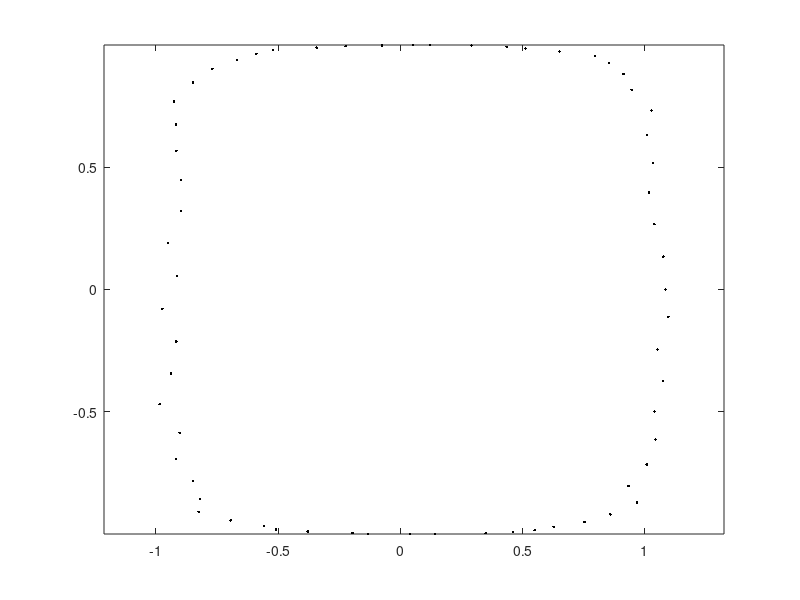

This figure's MATLAB source: (Note: this script raises an error after producing the figure.)
clf;
clear all;
rng(0);  % fix random number generator to zero
t = (0:0.1:2*pi)';
noiselevel = 0.1;

% Parametric Fernandez-Guasti squircle
%
r = 1;
s = 0.95;
x = r/(2*s) * sqrt(2 + 2*s*sqrt(2)*cos(t) + s^2*cos(2*t)) - r/(2*s)*sqrt(2 - 2*s*sqrt(2)*cos(t) + s^2*cos(2*t)) + noiselevel * rand(size(t));
y = r/(2*s) * sqrt(2 + 2*s*sqrt(2)*sin(t) - s^2*cos(2*t)) - r/(2*s)*sqrt(2 - 2*s*sqrt(2)*sin(t) - s^2*cos(2*t));

xzero = [x y];

N = length(t); %total number of points in the point cloud

plot(x, y, 'k.')
axis equal

xzero = [xzero(end, :); xzero; xzero(1, :)];

normal = zeros(N, 2);
% 
% for j=2:N+1
%     data = xzero(j-1:j+1,:);
%     normal(j-1,:) = bestfitnormal(data);
% end

% radius used to collect points for normal calculation
%
normal_radius = 0.2;
max_min_radius = 0;
for j=2:size(normal, 1)+1
    data = xzero(j-1, :);
    min_radius = 3;
    for k = 1:size(xzero, 1)
        d = norm(xzero(j-1, :) - xzero(k, :));

        if d ~= 0 && d < min_radius
            min_radius = d;
        end

        if (0 < d) && (d < normal_radius)
            data = [data; xzero(k, :)];
        end
    end

    if min_radius > max_min_radius
        max_min_radius = min_radius;
    end

    normal(j-1,:) = bestfitnormal(data);
end

max_min_radius

xzero([1, N + 2], :)=[];
alpha=0.4;
%exterior points

xplus=xzero + alpha*normal;
xminus=xzero - alpha*normal;
plot(xzero(:, 1), xzero(:,2), 'ro', 'DisplayName', 'x_j')
hold on
plot(xplus(:,1), xplus(:, 2), 'b*', 'DisplayName', 'x_j^+')
plot(xminus(:,1), xminus(:, 2), 'gd', 'DisplayName', 'x_j^-')
legend()

axis([-2 2 -2 2])
print('problem_1i.png', '-dpng')

figure(2), clf
plot3(xzero(:, 1), xzero(:, 2), zeros(N, 1), 'ro', 'DisplayName', 'x_j')
hold on
plot3(xplus(:, 1), xplus(:, 2), alpha*ones(N, 1), 'b*', 'DisplayName', 'x_j^+')
plot3(xminus(:, 1), xminus(:, 2), -alpha*ones(N, 1), 'gd', 'DisplayName', 'x_j^-')
axis([-2 2 -2 2 -3*alpha 3*alpha])
legend()
grid on
hold on

eps = 10;
% phi = @(r) exp(-(eps*r).^2); %GA
% phi = @(r) 1./sqrt(1 + (eps*r).^2); %IMQ
phi = @(r) sqrt(1 + (eps*r).^2); %MQ

M = 3*N;
RHS = [zeros(N,1); alpha*ones(N,1); -alpha*ones(N,1)];

A = zeros(M);

Xbig = [xzero; xplus; xminus];

for j = 1:M
    for k = 1:M
        A(j,k) = phi(norm(Xbig(j,:)-Xbig(k,:)));
    end
end

C = A\RHS;

[Xplot, Yplot] = meshgrid(-4:0.05:4, -4:0.05:4);

Zplot = zeros(size(Xplot));

rbf = @(Xin) C' * phi(sqrt(sum((Xbig - repmat(Xin, size(Xbig, 1), 1)).^2, 2)));

for j = 1:size(Xplot, 1)
    for k = 1:size(Yplot, 1)
        Zplot(j,k)=rbf([Xplot(j,k) Yplot(j,k)]);
    end
end

surf(Xplot, Yplot, Zplot, 'DisplayName', 'RBF Interpolant')
print('problem_1ii.png', '-dpng')

figure(3), clf
plot(xzero(:, 1), xzero(:,2), 'ro', 'DisplayName', 'x_j')
hold on
plot(xplus(:,1), xplus(:,2), 'b*', 'DisplayName', 'x_j^+')
plot(xminus(:,1), xminus(:,2), 'gd', 'DisplayName', 'x_j^-')
axis([-2 2 -2 2])
v = [-alpha, 0, alpha];
v = [0, 0.001];
contour(Xplot, Yplot, Zplot, v, 'DisplayName', 'RBF Interpolant')
legend()
print('problem_1iii.png', '-dpng')
